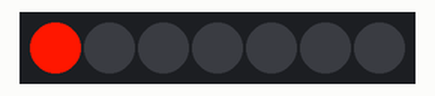
This sketch was run on a simulated Arduino Uno, built with avr-gcc and run on an emulated ATmega328P. On the bench: 7 RGB LEDs in strip order, left to right.

Above: at 0.05 s.
At 0.55 s:
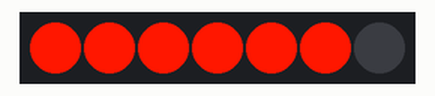
At 39.85 s:
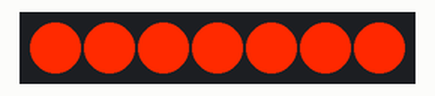
Timing chart, 0 to 40.0 s (numbered marks = the images above):
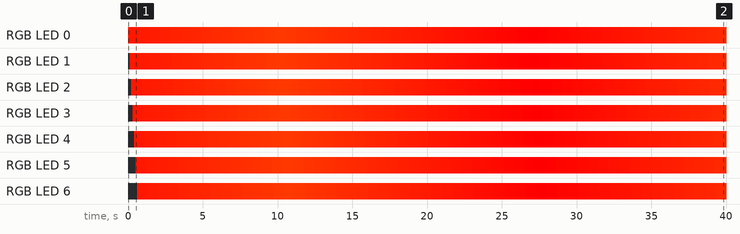

Measured:
- by itself, RGB LED 0: off → RGB(255, 23, 0) at 0.00 s, → RGB(255, 26, 0) 0.70 s later, → RGB(255, 28, 0) 0.70 s later, → RGB(255, 30, 0) 0.70 s later, … (57 changes in this stretch)
- by itself, RGB LED 1: off → RGB(255, 23, 0) at 0.10 s, → RGB(255, 26, 0) 0.70 s later, → RGB(255, 28, 0) 0.70 s later, → RGB(255, 30, 0) 0.70 s later, … (57 changes in this stretch)

The sketch:

NeoPixelCandle0001.ino
```cpp
#include <Adafruit_NeoPixel.h>

const int neoPixelPin = 5;  // control pin
const int pixelCount = 7;   // number of pixels
int change = 100;             // increment to change hue by

// set up strip:
Adafruit_NeoPixel strip = Adafruit_NeoPixel(pixelCount, neoPixelPin, NEO_GRBW + NEO_KHZ800);

int h = 1000;  // hue, 0-65535
int s = 255;  // saturation 0-255
int i = 255;  // intensity 0-255

void setup() {
  strip.begin();  // initialize pixel strip
  strip.clear();  // turn all LEDs off
  strip.show();   // update strip
}

void loop() {
  // create a single color from hue, sat, intensity:
  long color = strip.ColorHSV(h, s, i);

  // loop over all the pixels:
  for (int pixel = 0; pixel < pixelCount; pixel++) {
    strip.setPixelColor(pixel, color);
    strip.show();  // update the strip
    delay(100);
  }

  // increment hue to fade from red (0) to reddish orange (2400) and back:
  h = h + change;
  // when it hits the boundaries, reverse the direction of change:
  if (h <= 0 || h >= 2400) {
    change = -change;
  }
  // constrin hue to 0-2400:
  h = constrain(h, 0, 2400);
}
```
